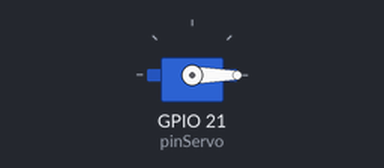
Simulated run of this sketch. Board: ESP32. Shown: servo.

Above: at 0.0 s.
At 5.0 s:
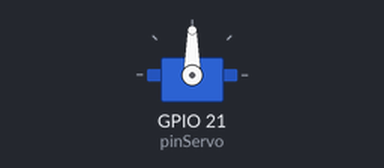
At 22.5 s:
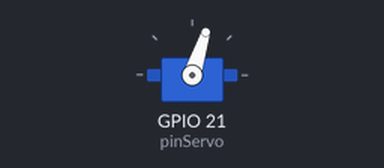
At 39.9 s:
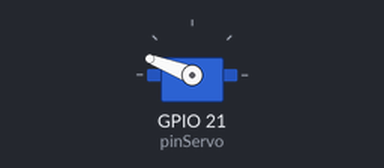
Timing chart, 0 to 40.0 s (numbered marks = the images above):
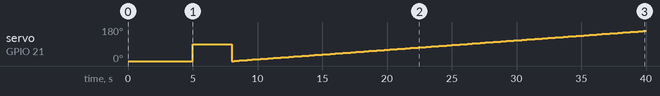

Measured:
- by itself, servo on GPIO 21 (pinServo): 0° → 90° at 5.0 s, → 0° 3.0 s later, → 1° 0.20 s later, → 2° 0.20 s later, … (161 changes in this stretch)

The sketch:

servo_motor.ino
```cpp
#include <ESP32Servo.h>
#define pinServo 21
Servo servo;

void setup() {
  // put your setup code here, to run once:
  servo.attach(pinServo);
}

void loop() {
  // put your main code here, to run repeatedly:
  servo.write(0);
  delay(5000);
  servo.write(90);
  delay(3000);
  for(int i = 0; i<=180; i++){
    servo.write(i);
    delay(200);
  }
  delay(3000);
}
```
